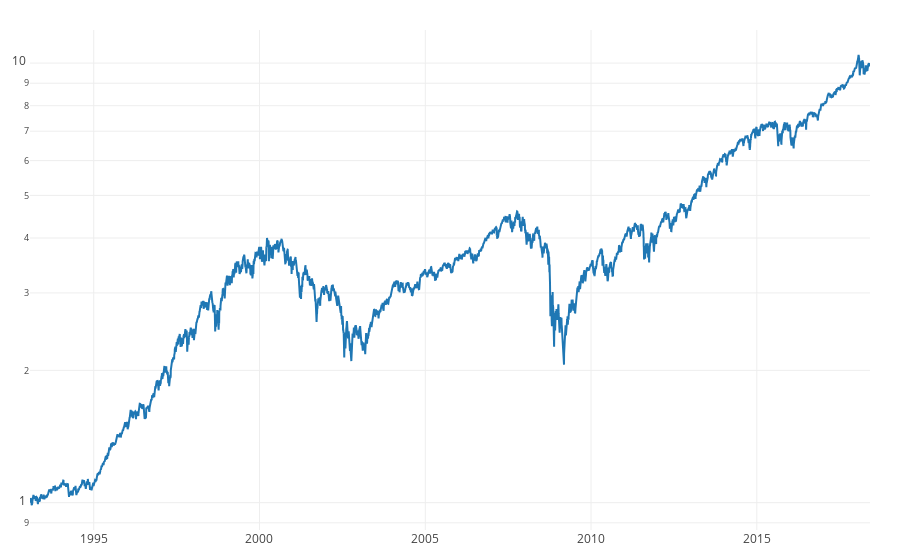

The notebook cell this image was saved under:
### Code cell
show(SPY)

### Figure 1 — Plotly figure (JSON) as saved in the notebook; plotly's stock layout.template omitted (floating-point values rounded to 4 significant figures; data arrays with more than 128 entries replaced by an {"elided": "..."} marker saying what was removed)
{"data": [{"name": "SPY", "type": "scatter", "x": {"elided": "6382 str values"}, "y": {"elided": "6382 float values"}}], "layout": {"legend": {"bgcolor": "#FFFFFFBB", "bordercolor": "#888888", "borderwidth": 1, "font": {"color": "#000", "family": "sans-serif", "size": 12}, "traceorder": "normal", "x": 0, "y": 1}, "margin": {"b": 30, "l": 30, "pad": 0, "r": 30, "t": 30}, "shapes": [], "title": null, "yaxis": {"autorange": true, "type": "log"}}}
